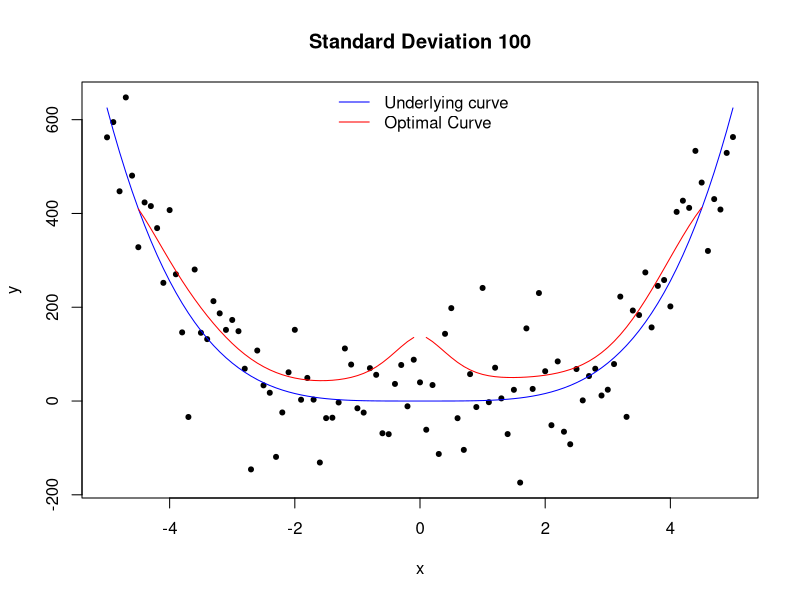
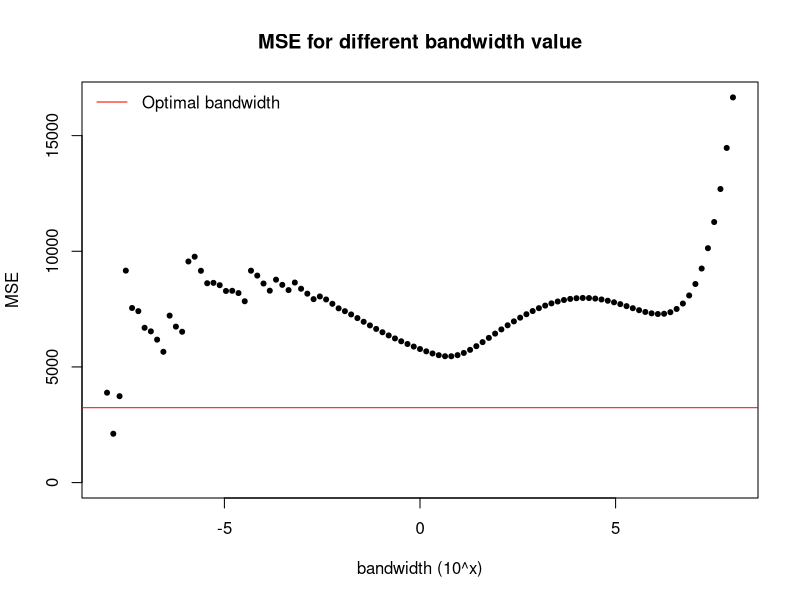
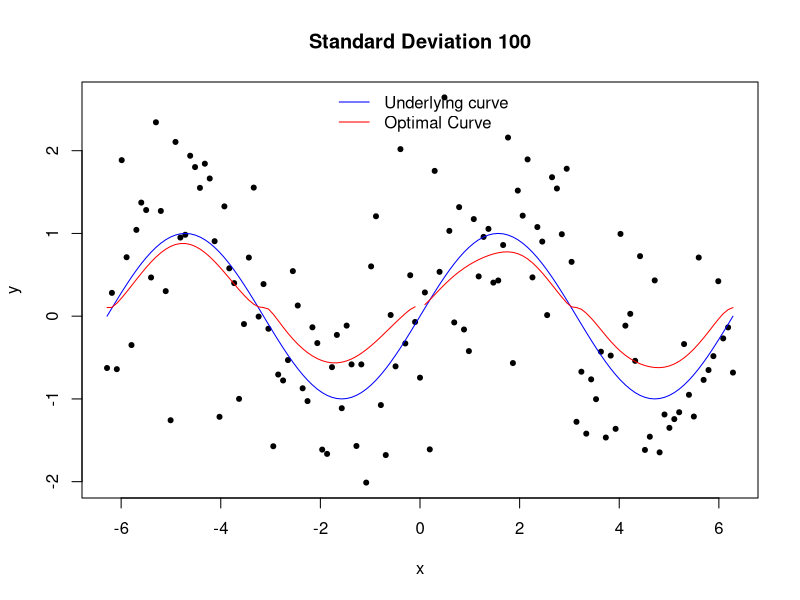
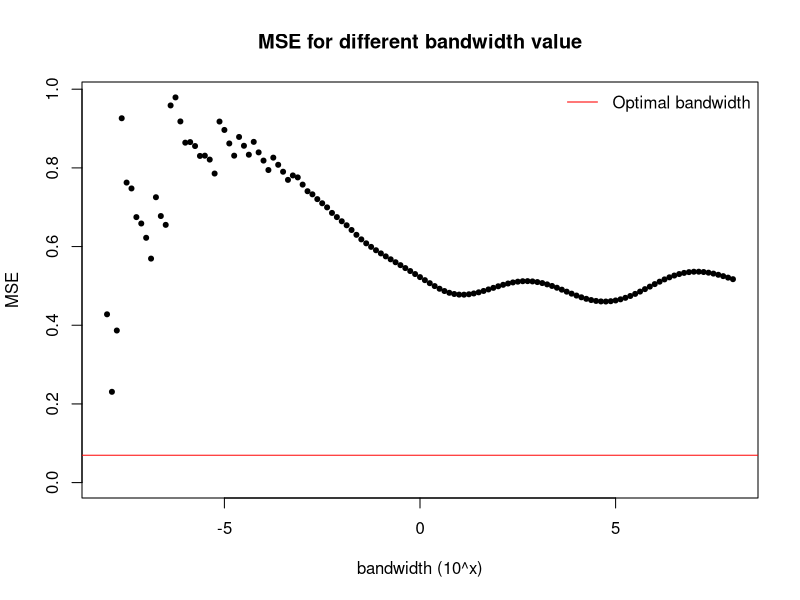

These figures' R source, in order:
gauss.kernel = function(x, y,ind,b){
  dv = pmin(abs(x[ind] - x), x[length(x)]- x[1] - abs(x[ind] - x))  # circular boundary (pick up the minimum distance)
  k = exp(-(dv^2)/(2*b))*(1/sqrt(2*pi*b))
  yhat = sum(k*y)/sum(k)
  return(yhat)
}

gaussian.smooth = function(x,y,b){
  yhat = vector(length = length(y))
  for(i in 1:length(y)){
    yhat[i] = gauss.kernel(x,y,i,b[i])  # adaptive bandwidth
  }
  return(yhat)
}

################################################################
####################     y = x^4    ############################
################################################################

set.seed(1)
x =  seq(-5,5,0.1) 
u =  x^4 

sd = 100
var = sd^2
y = u + rnorm(length(u),0,sd)
n = length(y)

u2 = 12*x^2  #second derivative of u
b = (var/(2*sqrt(pi)*u2^2))^(2/5) #calculate optimal bandwidth

plot(x,y, main= "Standard Deviation 100",pch = 20)
lines(x, u, col = "blue")
lines(x[-c(1:5,97:101)], gaussian.smooth(x, y, b)[-c(1:5,97:101)], col = "red")  # remvoe the first and last 5 points
legend("top", legend = c("Underlying curve", "Optimal Curve"), col = c("blue", "red"), bty = "n", lty = 1)

SSE = (gaussian.smooth(x,y, b)[-c(1:5,97:101)] - u[-c(1:5,97:101)])^2     # remvoe the first and last 5 points
MSE = mean(SSE, na.rm = T)  # remvoe the NA point (when x=0)

bandw = 10^(seq(-8,8,length.out = 101))
MSE_b = NULL
for (i in 1:length(bandw)) {
  SSE_vec  = (gaussian.smooth(x,y,bandw) - u)^2
  MSE_b[i] = mean(SSE_vec[1:i])
}

plot(seq(-8,8,length.out = 101), MSE_b,pch = 20, ylab = "MSE", xlab = "bandwidth (10^x)", ylim = c(0, max(MSE_b)), xlim = c(-8,8), main = "MSE for different bandwidth value" )
abline(h = MSE, col = "red") #MSE of optimal bandwidth
legend("topleft", legend = c("Optimal bandwidth"), col = c("red"), lty = 1,  bty = "n")




################################################################
####################   y = sin(x)   ############################
################################################################


set.seed(1)
x = seq(-2*pi, 2*pi, pi/32)
u =  sin(x)

sd = 1
var = sd^2
y = u + rnorm(length(u),0,sd)
n = length(y)

u2 = -sin(x)   #second derivative of u
b = (var/(2*sqrt(pi)*u2^2))^(2/5) #calculate optimal bandwidth


plot(x,y, main= "Standard Deviation 100", pch = 20)
lines(x, u, col = "blue")
lines(x, gaussian.smooth(x, y, b), col = "red")
legend("top", legend = c("Underlying curve", "Optimal Curve"), bty = 'n', col = c("blue", "red"), lty = 1)

SSE = (gaussian.smooth(x,y, b) - u)^2
MSE = mean(SSE, na.rm = T)

bandw = 10^(seq(-8,8,length.out = 129))
MSE_b = NULL
for (i in 1:length(bandw)) {
  SSE_vec  = (gaussian.smooth(x,y,bandw) - u)^2
  MSE_b[i] = mean(SSE_vec[1:i])
}

plot(seq(-8,8,length.out = 129), MSE_b,pch = 20, ylab = "MSE", xlab = "bandwidth (10^x)", ylim = c(0, max(MSE_b)), xlim = c(-8,8), main = "MSE for different bandwidth value" )
abline(h = MSE, col = "red") #MSE of optimal bandwidth
legend("topright", legend = c("Optimal bandwidth"), col = c("red"), lty = 1,  bty = "n")


